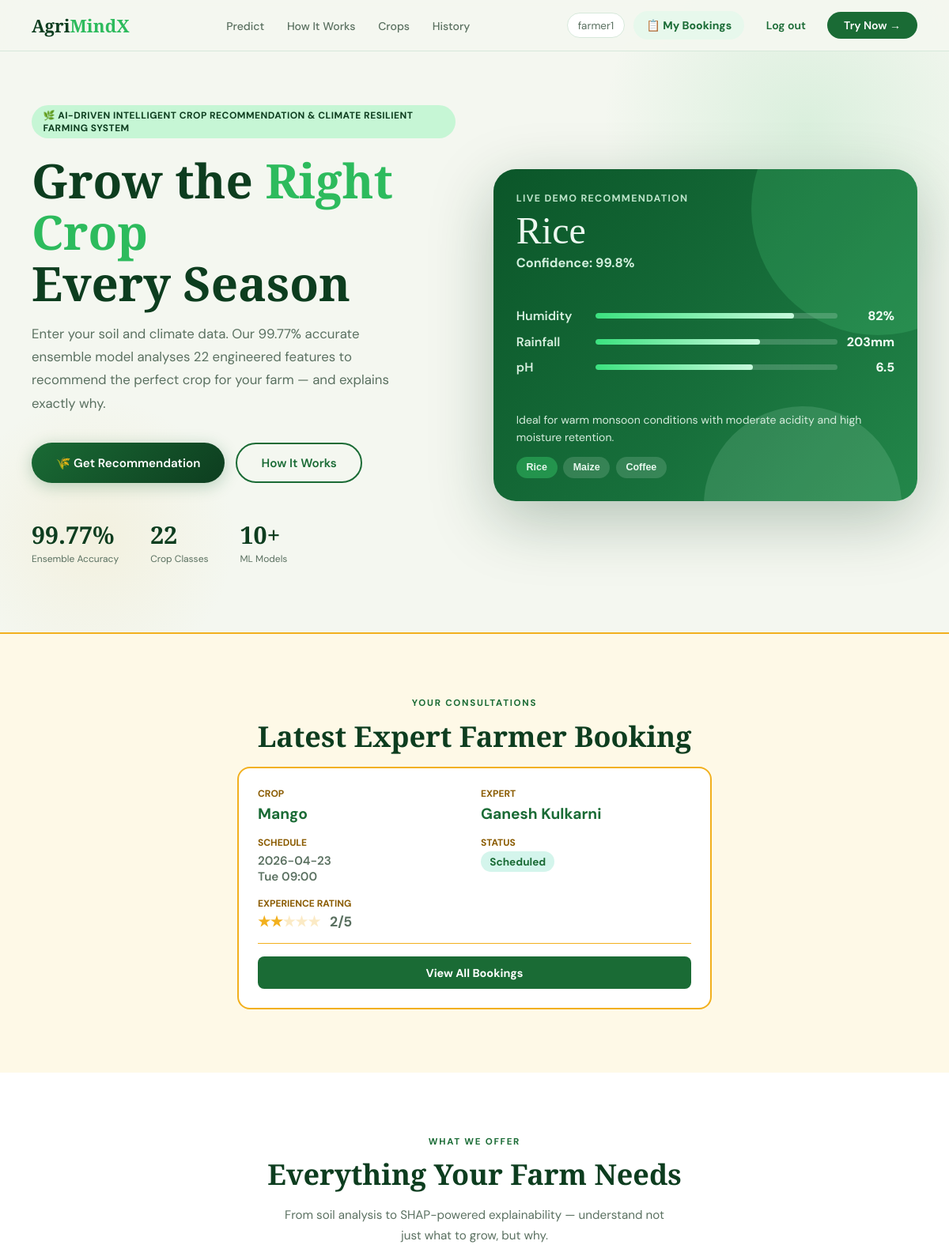
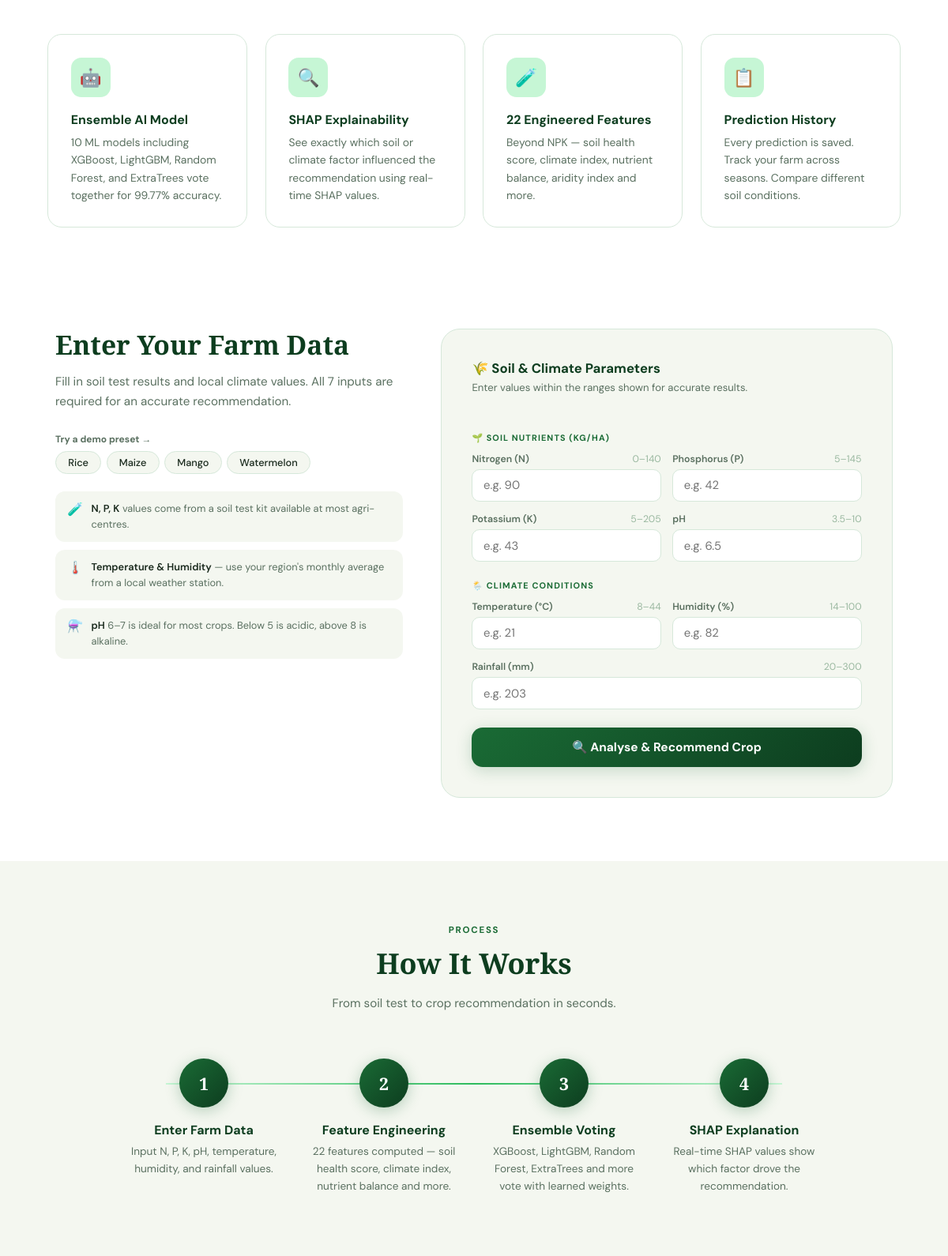
Page / (signed in, upper part) on the committed database (2 pictures, top to bottom).
### app.py (models this page shows)
class User(db.Model):
    id             = db.Column(db.Integer, primary_key=True)
    username       = db.Column(db.String(80), unique=True, nullable=False)
    email          = db.Column(db.String(120), unique=True, nullable=True)
    password_hash  = db.Column(db.String(255), nullable=False)
    role           = db.Column(db.String(20), nullable=False, default="member")
    created_at     = db.Column(db.DateTime, default=datetime.utcnow)

class FarmerBooking(db.Model):
    id                 = db.Column(db.Integer, primary_key=True)
    created_at         = db.Column(db.DateTime, default=datetime.utcnow)
    created_by_username = db.Column(db.String(80), index=True)
    farmer_name        = db.Column(db.String(120), nullable=False)
    farmer_phone       = db.Column(db.String(20), nullable=False)
    farmer_email       = db.Column(db.String(120), nullable=False)
    crop               = db.Column(db.String(80), nullable=False)
    question           = db.Column(db.Text, nullable=False)
    preferred_date     = db.Column(db.String(20), nullable=False)
    preferred_time     = db.Column(db.String(20), nullable=False)
    expert_farmer_id   = db.Column(db.Integer, db.ForeignKey("expert_farmer.id"), nullable=False)
    status             = db.Column(db.String(20), nullable=False, default="Scheduled")
    rating_stars       = db.Column(db.Integer, nullable=True)
    rating_updated_at  = db.Column(db.DateTime, nullable=True)
    expert_farmer = db.relationship("ExpertFarmer", backref="bookings")

class ExpertFarmer(db.Model):
    id                 = db.Column(db.Integer, primary_key=True)
    user_id            = db.Column(db.Integer, db.ForeignKey("user.id"), nullable=True)
    name               = db.Column(db.String(120), nullable=False)
    crop_speciality    = db.Column(db.String(80), nullable=False, index=True)
    experience_years   = db.Column(db.Integer, nullable=False)
    district           = db.Column(db.String(80), nullable=False)
    state              = db.Column(db.String(80), nullable=False)
    rating             = db.Column(db.Float, nullable=False, default=4.5)
    phone              = db.Column(db.String(20), nullable=False)
    available_slots    = db.Column(db.Text, nullable=False)
    user = db.relationship("User", backref="expert_profile")

### app.py (the view, shortened to what this page needs)
@app.route("/", methods=["GET", "POST"])
def home():
    result       = ""
    confidence   = ""
    top_factors  = []
    alternatives = []
    errors       = []
    form_data    = {}
    current_user = get_current_user()
    if current_user is not None and current_user.role == "expert":
        return redirect(url_for("expert_dashboard"))
    can_predict  = current_user is not None
    preset_key = request.args.get("demo")
    if preset_key and preset_key in DEMO_PRESETS:
        form_data = DEMO_PRESETS[preset_key]
    return render_template(
        "index.html",
        result=result,
        confidence=confidence,
        top_factors=top_factors,
        alternatives=alternatives,
        errors=errors,
        form_data=form_data,
        demo_presets=list(DEMO_PRESETS.keys()),
        can_predict=can_predict,
    )

### templates/index.html (shortened to what this page needs)
<!DOCTYPE html>
<html lang="en">
<head>
</head>
<body>
<nav>
  <a href="#" class="logo">Agri<span>MindX</span></a>
  {% set is_expert = session_user and session_user.role == 'expert' %}
  <ul class="nav-links">
    {% if not is_expert %}
    <li><a href="#predict">Predict</a></li>
    <li><a href="#how">How It Works</a></li>
    <li><a href="#crops">Crops</a></li>
    {% if session_user and session_user.role in ['farmer', 'member'] %}
    <li><a href="/history">History</a></li>
    {% endif %}
    {% endif %}
  </ul>
    <div class="nav-auth">
      {% if session_user %}
      <span class="nav-user">{{ session_user.username }}</span>
      {% if session_user.role in ['farmer', 'member'] %}
      <a href="{{ url_for('farmer_dashboard') }}" class="nav-link-btn" style="background:#e7f8ec;color:#1a6b35;font-weight:700;">📋 My Bookings</a>
      {% elif session_user.role == 'expert' %}
      <a href="{{ url_for('expert_dashboard') }}" class="nav-link-btn" style="background:#fff3cd;color:#8a5b00;font-weight:700;">📋 My Bookings</a>
      {% endif %}
      <a href="{{ url_for('logout') }}" class="nav-link-btn">Log out</a>
      {% if not is_expert %}
      <button class="nav-cta" onclick="document.getElementById('predict').scrollIntoView({behavior:'smooth'})">Try Now →</button>
      {% endif %}
      {% else %}
      <a href="{{ url_for('login') }}" class="nav-link-btn">Log in</a>
      <a href="{{ url_for('register') }}" class="nav-cta" style="text-decoration:none;display:inline-flex;align-items:center;">Create account</a>
      {% endif %}
    </div>
</nav>
<section class="hero">
  <div class="hero-blob1"></div>
  <div class="hero-blob2"></div>
  <div class="hero-text">
    <div class="pill">🌿 AI-Driven Intelligent Crop Recommendation & Climate  Resilient Farming System</div>
    <h1>Grow the <em>Right Crop</em><br/>Every Season</h1>
    <p class="hero-sub">
      Enter your soil and climate data. Our 99.77% accurate ensemble model
      analyses 22 engineered features to recommend the perfect crop for your farm — and explains exactly why.
    </p>
    <div class="hero-btns">
      {% if session_user %}
      <a href="#predict" class="btn-p">🌾 Get Recommendation</a>
      <a href="#how" class="btn-o">How It Works</a>
      {% else %}
      <a href="{{ url_for('register') }}" class="btn-p">Create account</a>
      <a href="{{ url_for('login') }}" class="btn-o">Log in</a>
      {% endif %}
    </div>
    <div class="hero-stats">
      <div class="stat"><div class="v">99.77%</div><div class="l">Ensemble Accuracy</div></div>
      <div class="stat"><div class="v">22</div><div class="l">Crop Classes</div></div>
      <div class="stat"><div class="v">10+</div><div class="l">ML Models</div></div>
    </div>
  </div>
  <div class="hero-demo-card" id="heroDemoCard">
    <div>
      <div class="demo-label">Live Demo Recommendation</div>
      <div class="demo-crop" id="demoCropName">Rice</div>
      <div class="demo-conf" id="demoConfidence">Confidence: 99.8%</div>
    </div>
    <div class="demo-metrics">
      <div class="demo-row">
        <span>Humidity</span>
        <div class="bar-wrap"><div class="bar" id="demoHumidityBar" style="width:82%"></div></div>
        <span class="val" id="demoHumidityVal">82%</span>
      </div>
      <div class="demo-row">
        <span>Rainfall</span>
        <div class="bar-wrap"><div class="bar" id="demoRainfallBar" style="width:68%"></div></div>
        <span class="val" id="demoRainfallVal">203mm</span>
      </div>
      <div class="demo-row">
        <span>pH</span>
        <div class="bar-wrap"><div class="bar" id="demoPhBar" style="width:65%"></div></div>
        <span class="val" id="demoPhVal">6.5</span>
      </div>
    </div>
    <div>
      <p class="demo-note" id="demoNote">Ideal for warm monsoon conditions with moderate acidity and high moisture retention.</p>
      <div class="demo-chip-row" style="margin-top:.8rem;">
        <button class="demo-chip active" type="button" data-crop="rice">Rice</button>
        <button class="demo-chip" type="button" data-crop="maize">Maize</button>
        <button class="demo-chip" type="button" data-crop="coffee">Coffee</button>
      </div>
    </div>
  </div>
</section>
{% if session_user and session_user.role in ['farmer', 'member'] %}
<section class="sec" style="background:#fef9e7;border-top:2px solid #f2b01e;">
  <div class="sec-tag">Your Consultations</div>
  <div class="sec-title">Latest Expert Farmer Booking</div>
  {% set user_bookings = get_user_bookings(session_user.username) %}
  {% if user_bookings %}
  {% set latest_booking = user_bookings[0] %}
  <div style="max-width:600px;margin:0 auto;background:#fff;border:2px solid #f2b01e;border-radius:16px;padding:1.5rem;">
    <div style="display:grid;grid-template-columns:1fr 1fr;gap:1rem;margin-bottom:1rem;">
      <div>
        <div style="font-size:.75rem;color:#8a5b00;font-weight:700;text-transform:uppercase;">Crop</div>
        <div style="font-size:1.2rem;font-weight:700;color:#1a6b35;margin-top:.3rem;">{{ latest_booking.crop }}</div>
      </div>
      <div>
        <div style="font-size:.75rem;color:#8a5b00;font-weight:700;text-transform:uppercase;">Expert</div>
        <div style="font-size:1.2rem;font-weight:700;color:#1a6b35;margin-top:.3rem;">{{ latest_booking.expert_farmer.name if latest_booking.expert_farmer else 'N/A' }}</div>
      </div>
    </div>
    <div style="display:grid;grid-template-columns:1fr 1fr;gap:1rem;margin-bottom:1rem;">
      <div>
        <div style="font-size:.75rem;color:#8a5b00;font-weight:700;text-transform:uppercase;">Schedule</div>
        <div style="font-size:.95rem;font-weight:600;color:#5a7060;margin-top:.3rem;">{{ latest_booking.preferred_date }}<br/>{{ latest_booking.preferred_time }}</div>
      </div>
      <div>
        <div style="font-size:.75rem;color:#8a5b00;font-weight:700;text-transform:uppercase;">Status</div>
        <div style="margin-top:.3rem;"><span style="background:#d4f5ec;color:#1a6b35;padding:.3rem .7rem;border-radius:999px;font-weight:700;font-size:.85rem;">{{ latest_booking.status }}</span></div>
      </div>
    </div>
    <div style="margin-bottom:1rem;">
      <div style="font-size:.75rem;color:#8a5b00;font-weight:700;text-transform:uppercase;">Experience Rating</div>
      <div style="font-size:1.1rem;margin-top:.3rem;">
        {% if latest_booking.rating_stars %}
        <span style="color:#f2b01e;font-weight:700;">
          {% for _ in range(latest_booking.rating_stars) %}★{% endfor %}{% for _ in range(5 - latest_booking.rating_stars) %}<span style="opacity:.25;">★</span>{% endfor %}
          <span style="margin-left:.5rem;color:#5a7060;">{{ latest_booking.rating_stars }}/5</span>
        </span>
        {% else %}
        <span style="color:#8aa095;font-size:.9rem;">⭐ Not rated yet</span>
        {% endif %}
      </div>
    </div>
    <div style="border-top:1px solid #f2b01e;padding-top:1rem;display:flex;gap:.8rem;flex-wrap:wrap;">
      <a href="{{ url_for('farmer_dashboard') }}" style="flex:1;background:#1a6b35;color:#fff;padding:.7rem 1rem;border-radius:8px;text-decoration:none;text-align:center;font-weight:700;font-size:.9rem;min-width:140px;">View All Bookings</a>
    </div>
  </div>
  {% else %}
  <div style="text-align:center;padding:2rem;color:var(--muted);">
    <p>No bookings yet. Ready to consult with an expert farmer?</p>
  </div>
  {% endif %}
</section>
{% endif %}
<section class="sec" style="background:var(--white);">
  <div class="sec-tag">What We Offer</div>
  <div class="sec-title">Everything Your Farm Needs</div>
  <div class="sec-sub">From soil analysis to SHAP-powered explainability — understand not just what to grow, but why.</div>
  <div class="feat-grid">
    <div class="feat"><div class="feat-ico">🤖</div><div class="feat-t">Ensemble AI Model</div><div class="feat-d">10 ML models including XGBoost, LightGBM, Random Forest, and ExtraTrees vote together for 99.77% accuracy.</div></div>
    <div class="feat"><div class="feat-ico">🔍</div><div class="feat-t">SHAP Explainability</div><div class="feat-d">See exactly which soil or climate factor influenced the recommendation using real-time SHAP values.</div></div>
    <div class="feat"><div class="feat-ico">🧪</div><div class="feat-t">22 Engineered Features</div><div class="feat-d">Beyond NPK — soil health score, climate index, nutrient balance, aridity index and more.</div></div>
    <div class="feat"><div class="feat-ico">📋</div><div class="feat-t">Prediction History</div><div class="feat-d">Every prediction is saved. Track your farm across seasons. Compare different soil conditions.</div></div>
  </div>
</section>
<section class="sec" id="predict" style="background:var(--white);padding-top:3rem;">
  <div class="pred-wrap">
    <div class="pred-info">
      <h2>Enter Your Farm Data</h2>
      <p>Fill in soil test results and local climate values. All 7 inputs are required for an accurate recommendation.</p>
      {% if demo_presets %}
      <span class="presets-lbl">Try a demo preset →</span>
      <div class="presets">
        {% for key in demo_presets %}
        {% if can_predict %}
        <a href="/?demo={{ key }}" class="pre-btn">{{ key.title() }}</a>
        {% else %}
        <span class="pre-btn locked">{{ key.title() }}</span>
        {% endif %}
        {% endfor %}
      </div>
      {% endif %}
      <div class="tips">
        <div class="tip"><div class="tip-i">🧪</div><div class="tip-t"><strong>N, P, K</strong> values come from a soil test kit available at most agri-centres.</div></div>
        <div class="tip"><div class="tip-i">🌡️</div><div class="tip-t"><strong>Temperature & Humidity</strong> — use your region's monthly average from a local weather station.</div></div>
        <div class="tip"><div class="tip-i">⚗️</div><div class="tip-t"><strong>pH</strong> 6–7 is ideal for most crops. Below 5 is acidic, above 8 is alkaline.</div></div>
      </div>
    </div>
    <div class="fcard">
      <div class="fcard-hd">🌾 Soil & Climate Parameters</div>
      <div class="fcard-sub">Enter values within the ranges shown for accurate results.</div>
      <form method="POST" id="pForm">
        <fieldset class="auth-disabled" {% if not can_predict %}disabled{% endif %}>
        <div class="fsec-lbl">🌱 Soil Nutrients (kg/ha)</div>
        <div class="igrid">
          <div class="igrp"><label>Nitrogen (N) <span class="rng">0–140</span></label><input type="number" name="N" step="0.1" min="0" max="140" value="{{ form_data.get('N','') }}" placeholder="e.g. 90" required/></div>
          <div class="igrp"><label>Phosphorus (P) <span class="rng">5–145</span></label><input type="number" name="P" step="0.1" min="5" max="145" value="{{ form_data.get('P','') }}" placeholder="e.g. 42" required/></div>
          <div class="igrp"><label>Potassium (K) <span class="rng">5–205</span></label><input type="number" name="K" step="0.1" min="5" max="205" value="{{ form_data.get('K','') }}" placeholder="e.g. 43" required/></div>
          <div class="igrp"><label>pH <span class="rng">3.5–10</span></label><input type="number" name="ph" step="0.01" min="3.5" max="10" value="{{ form_data.get('ph','') }}" placeholder="e.g. 6.5" required/></div>
        </div>
        <div class="fsec-lbl">🌦️ Climate Conditions</div>
        <div class="igrid">
          <div class="igrp"><label>Temperature (°C) <span class="rng">8–44</span></label><input type="number" name="temperature" step="0.1" min="8" max="44" value="{{ form_data.get('temperature','') }}" placeholder="e.g. 21" required/></div>
          <div class="igrp"><label>Humidity (%) <span class="rng">14–100</span></label><input type="number" name="humidity" step="0.1" min="14" max="100" value="{{ form_data.get('humidity','') }}" placeholder="e.g. 82" required/></div>
          <div class="igrp" style="grid-column:1/-1;"><label>Rainfall (mm) <span class="rng">20–300</span></label><input type="number" name="rainfall" step="0.1" min="20" max="300" value="{{ form_data.get('rainfall','') }}" placeholder="e.g. 203" required/></div>
        </div>
        <button type="submit" class="sub-btn" id="subBtn">
          <span id="subTxt">{% if can_predict %}🔍 Analyse & Recommend Crop{% else %}Create account to analyse{% endif %}</span>
        </button>
        </fieldset>
      </form>
    </div>
  </div>
</section>
<section class="sec" id="how">
  <div class="sec-tag">Process</div>
  <div class="sec-title">How It Works</div>
  <div class="sec-sub">From soil test to crop recommendation in seconds.</div>
  <div class="steps-wrap">
    <div class="step"><div class="step-n">1</div><div class="step-t">Enter Farm Data</div><div class="step-d">Input N, P, K, pH, temperature, humidity, and rainfall values.</div></div>
    <div class="step"><div class="step-n">2</div><div class="step-t">Feature Engineering</div><div class="step-d">22 features computed — soil health score, climate index, nutrient balance and more.</div></div>
    <div class="step"><div class="step-n">3</div><div class="step-t">Ensemble Voting</div><div class="step-d">XGBoost, LightGBM, Random Forest, ExtraTrees and more vote with learned weights.</div></div>
    <div class="step"><div class="step-n">4</div><div class="step-t">SHAP Explanation</div><div class="step-d">Real-time SHAP values show which factor drove the recommendation.</div></div>
  </div>
</section>
</body>
</html>

### rows in the picture
User: username "farmer1", role "member" (drawn)
FarmerBooking: crop "Mango", preferred_date "2026-04-23", preferred_time "Tue 09:00", status "Scheduled", rating_stars "2"
ExpertFarmer: expert_farmer "Ganesh Kulkarni"

### other values in the picture
{{ key.title() }} "Rice" "Maize" "Mango" "Watermelon"
